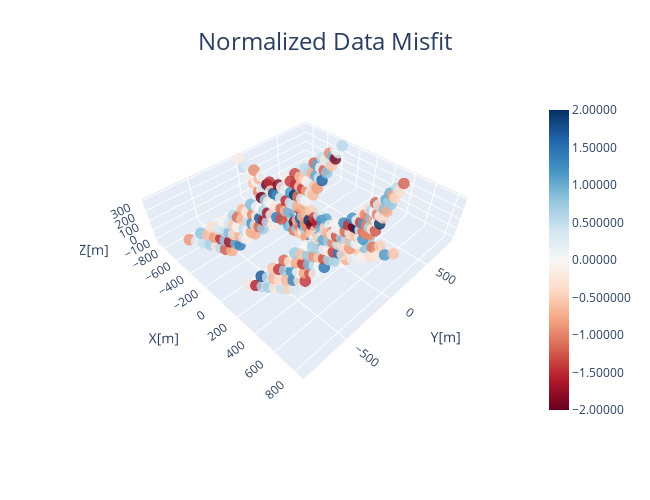

Notebook code for this chart:
### Markdown cell above
## Plotting Normalized Data Misfit or Predicted DC Data

To see how well the recovered model reproduces the observed data,
it is a good idea to compare the predicted and observed data.
Here, we accomplish this by plotting the normalized misfit.

### Code cell
# Predicted data from recovered model
dpred_dc = inv_prob_L2.dpred

# Compute the normalized data misfit
dc_normalized_misfit = (dc_data.dobs - dpred_dc) / dc_data.standard_deviation

if has_plotly:
    fig = plot_3d_pseudosection(
        dc_data.survey,
        dc_normalized_misfit,
        scale="linear",
        units="",
        vlim=[-2, 2],
        marker_opts={"colorscale": "RdBu"}
    )

    fig.update_layout(
        title_text="Normalized Data Misfit",
        title_x=0.5,
        title_font_size=24,
        width=650,
        height=500,
        scene_camera=dict(
            center=dict(x=0, y=0, z=-0.4), eye=dict(x=1.5, y=-1.5, z=1.8)
        ),
    )

    plotly.io.show(fig)
#     html_str = plotly.io.to_html(fig)
#     display(HTML(html_str))

else:
    print("INSTALL 'PLOTLY' TO VISUALIZE 3D PSEUDOSECTIONS")

### Figure 1 — Plotly figure (JSON) as saved in the notebook; plotly's stock layout.template omitted (floating-point values rounded to 4 significant figures; data arrays with more than 128 entries replaced by an {"elided": "..."} marker saying what was removed)
{"data": [{"customdata": {"elided": "348 float values"}, "hovertemplate": "x: %{x:.2f}<br>y: %{y:.2f}<br>z: %{z:.2f}<br>value: %{customdata:.6g} ", "marker": {"cmax": 2, "cmin": -2, "color": {"elided": "348 float values"}, "colorbar": {"thickness": 20, "tickformat": "g", "title": {"text": ""}}, "colorscale": [[0, "rgb(103,0,31)"], [0.1, "rgb(178,24,43)"], [0.2, "rgb(214,96,77)"], [0.3, "rgb(244,165,130)"], [0.4, "rgb(253,219,199)"], [0.5, "rgb(247,247,247)"], [0.6, "rgb(209,229,240)"], [0.7, "rgb(146,197,222)"], [0.8, "rgb(67,147,195)"], [0.9, "rgb(33,102,172)"], [1, "rgb(5,48,97)"]], "opacity": 0.8, "size": 4}, "mode": "markers", "name": "", "type": "scatter3d", "x": {"elided": "348 float values"}, "y": {"elided": "348 float values"}, "z": {"elided": "348 float values"}}], "layout": {"height": 500, "scene": {"camera": {"center": {"x": 0, "y": 0, "z": -0.4}, "eye": {"x": 1.5, "y": -1.5, "z": 1.8}}, "xaxis": {"title": {"text": "X[m]"}}, "yaxis": {"title": {"text": "Y[m]"}}, "zaxis": {"title": {"text": "Z[m]"}}}, "title": {"font": {"size": 24}, "text": "Normalized Data Misfit", "x": 0.5}, "width": 650}}
